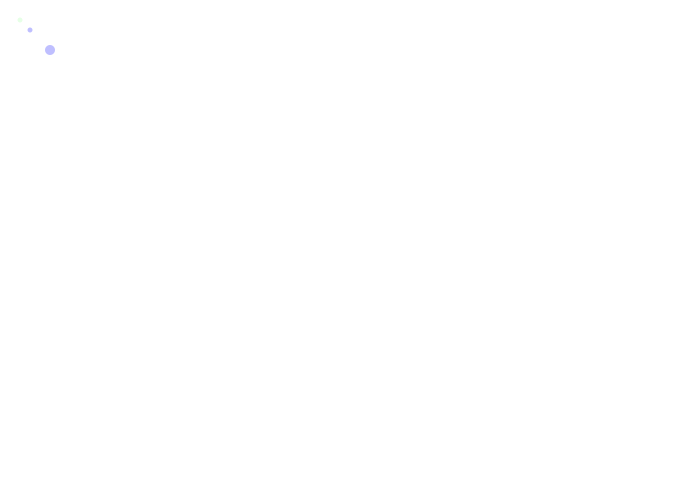
Frame 1 (no input)
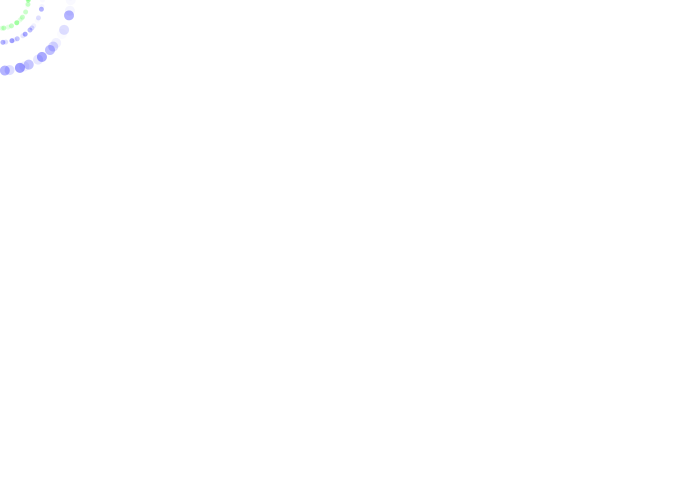
Frame 60 (the mouse pressed at the canvas centre just before this capture)
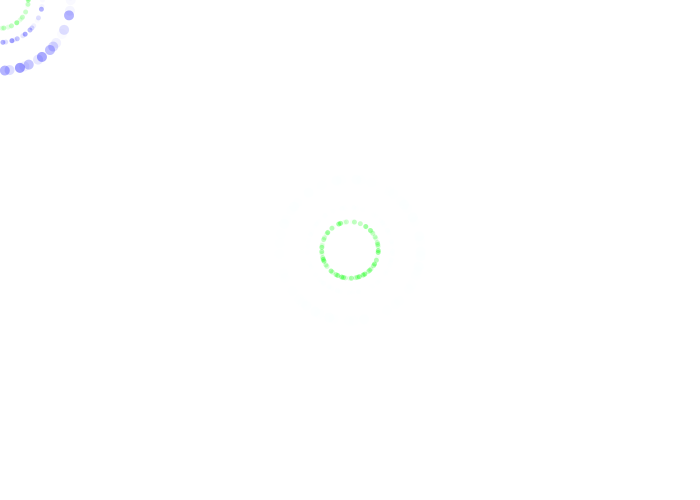
Frame 120 (the mouse held since frame 60 and released just before this capture)

The Processing sketch that drew these frames (run headless with seeded random() and noise(); from frame 60 on, the mouse is pressed at the canvas centre):

// Processing sketch: processing_134608
// ── processing_134608.pde

/*color [] cores;

void setup() {
  size(700, 500);
  colorMode(HSB);
  cores = new color [36];
  for (int i=0; i<36; i++) {
  color [i] = color (i*255/36,255,255);
  }
  background(255);
  smooth();
}
float spin = 0;
void draw()
{
  pushMatrix();
  translate(mouseX, mouseY);
  rotate(spin);
  noStroke();
  fill(cores[floor(spin)%36]);
  ellipse(50, 50, 10, 10);
  ellipse(30, 30, 5, 5);
 
  fill(-mouseX, 255, -mouseY, random(100));
  ellipse(20, 20, 5, 5);
 
  spin+=.5; 
  popMatrix();
}

*/


//Professor, acima está o código que você sugeriu mas não rodou


void setup() {
  size(700, 500);
  background(255);
  smooth();
}
float spin = 0;
void draw()
{
  pushMatrix();
  translate(mouseX, mouseY);
  rotate(spin);
  noStroke();
  fill(mouseY, mouseX, 255, random(100));
  ellipse(50, 50, 10, 10);
  ellipse(30, 30, 5, 5);

  fill(-mouseX, 255, -mouseY, random(100));
  ellipse(20, 20, 5, 5);

  spin+=.5;  
  popMatrix();
}
